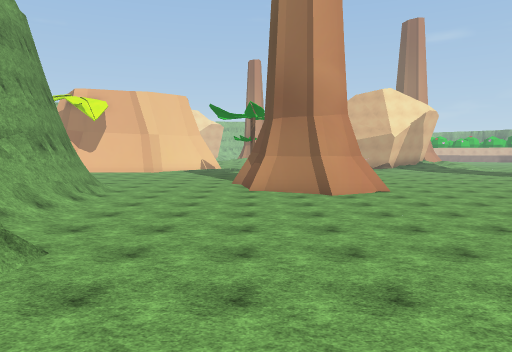
[1] (above)

23 first-person views from a walk through a Unity game level. The camera is 1.3 m above the floor, tilts 4° down and sees 70° across. The floor is counted in squares, 2 m on a side. Each view is taken from the middle of a square. On the plan, view 1 faces up. The plan holds only what a view shows up to about 11 squares ahead; the rest is blank. The place goes on beyond the plan. The player character is not drawn. Some surface patterns are stand-ins.

[2]
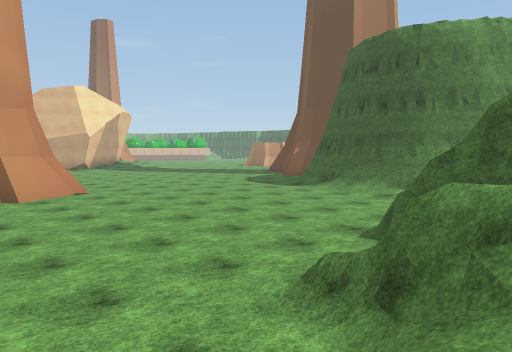

[3]
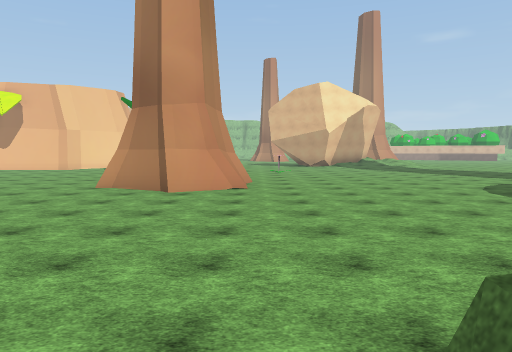

[4]
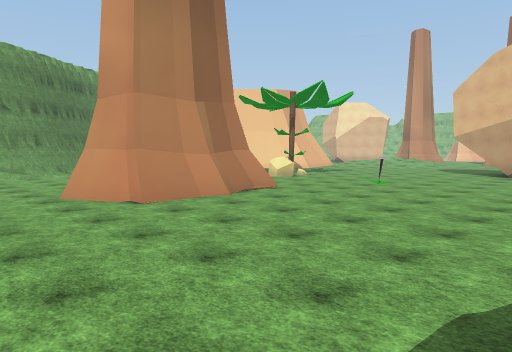

[5]
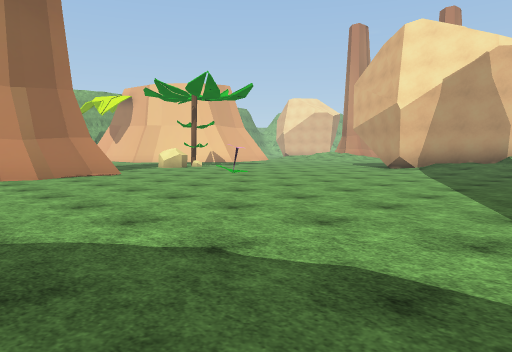

[6]
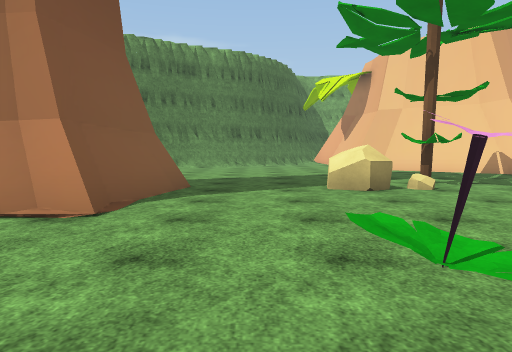

[7]
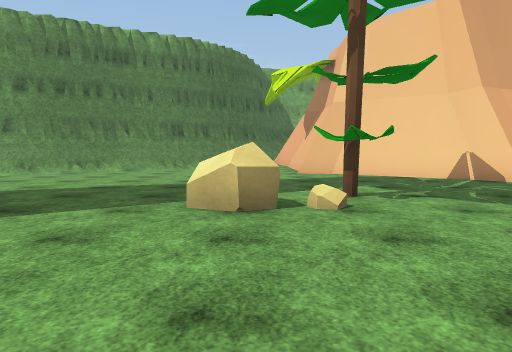

[8]
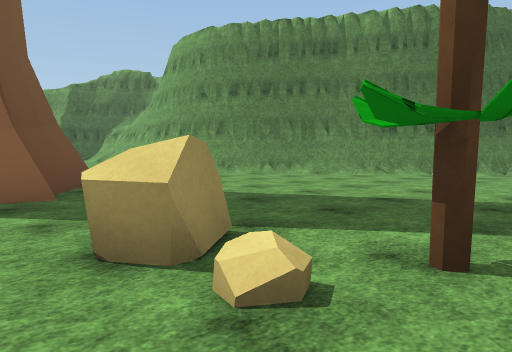

[9]
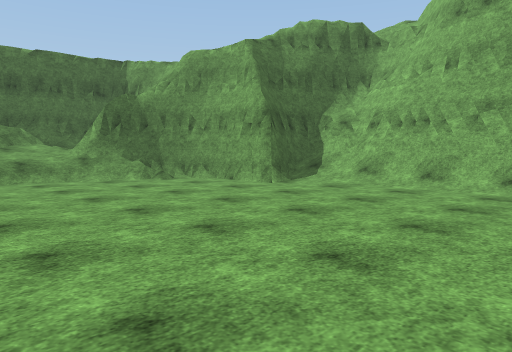

[10]
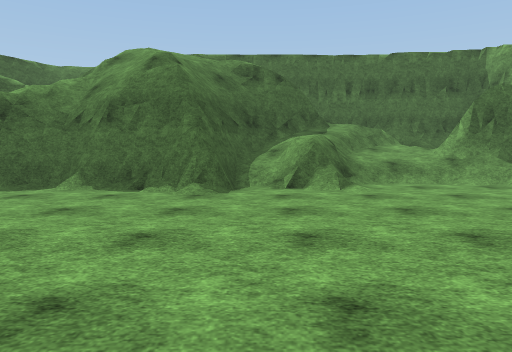

[11]
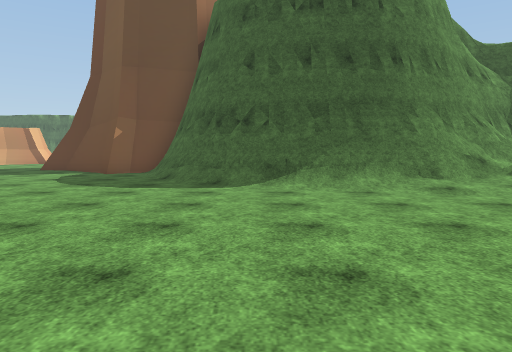

[12]
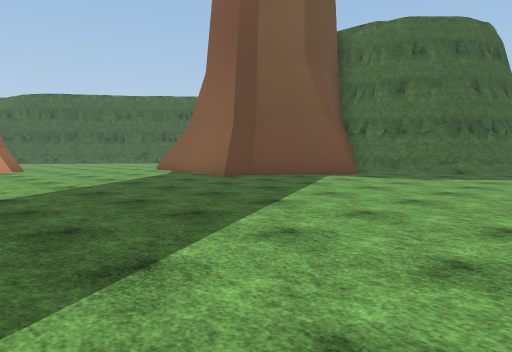

[13]
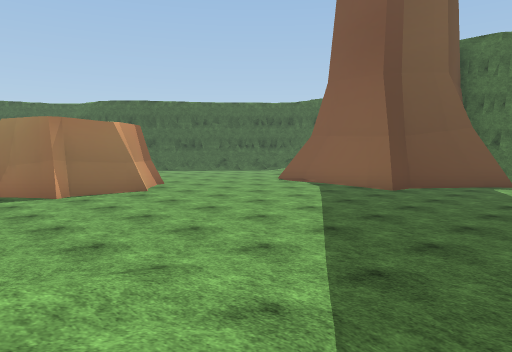

[14]
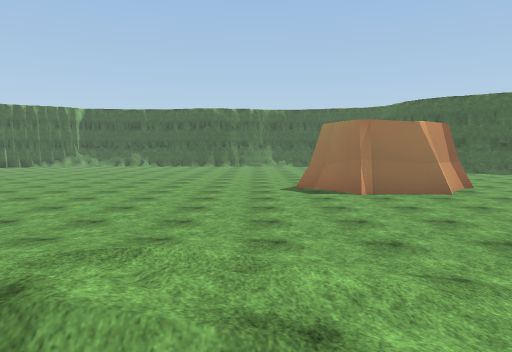

[15]
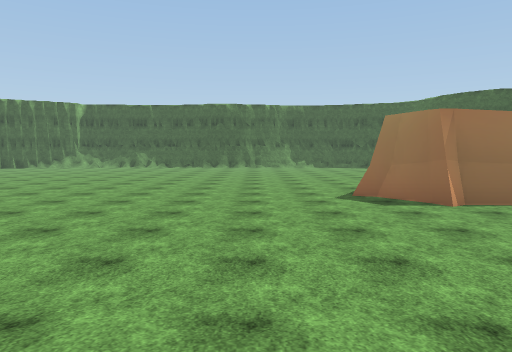

[16]
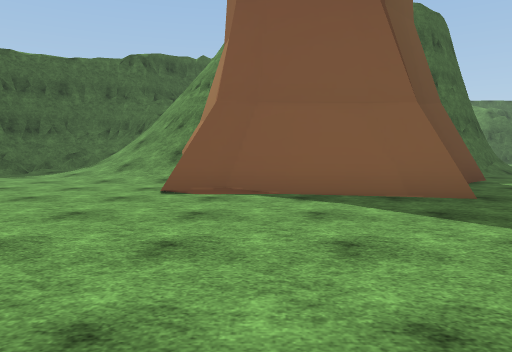

[17]
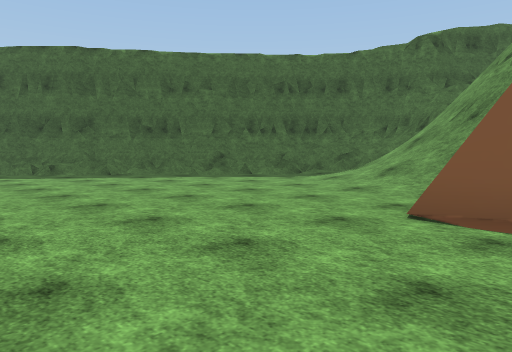

[18]
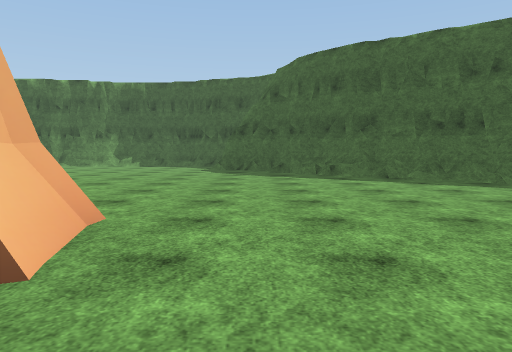

[19]
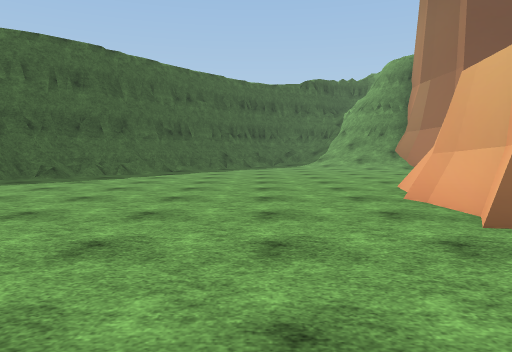

[20]
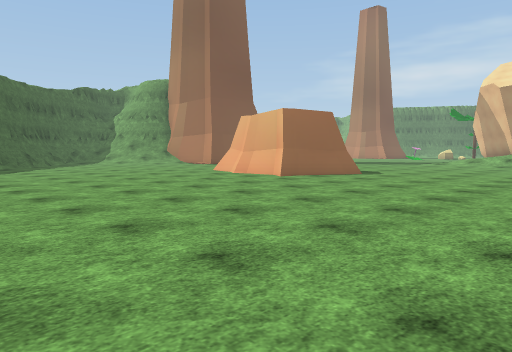

[21]
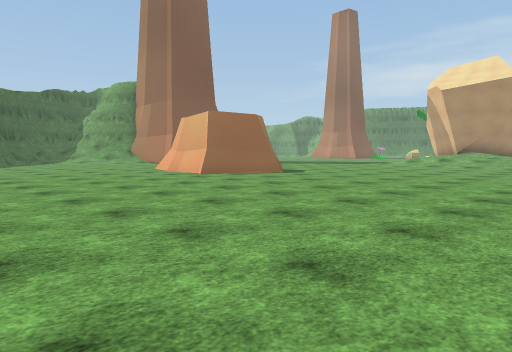

[22]
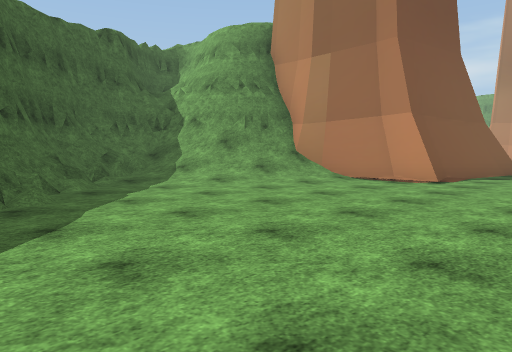

[23]
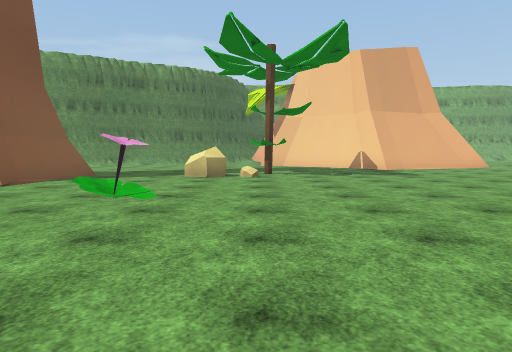

### Floor plan
Key: @ floor where view 1 was taken; # wall or solid block; . floor; / step, stairs or slope; = window, fence, low wall or low ledge; ^ raised ledge; O other object.
Columns run from 8 left of view 1 to 30 right of it. Each row starts with its distance up from view 1.
 30                              ....
 29                            ...... ....
 28                           ............
 27                         ...............
 26        ..              ................
 25        ....          //................
 24        .....        ///................
 23     ##........     ////...............
 22    ##..........  //////...............
 21   ##.............////.......###........
 20   #.........................###........
 19   ......#...................###........
 18 .........^..................###........
 17 .............O.........................
 16 /......................................
 15 #/.................................../#
 14 ##.......OOO......................../##
 13  #/.....OO O...........#####......../##
 12  ##/....   O..........##   #......./##
 11   ##....OOOO..........#    #///.../##
 10    #/....OOO..........#    #////./##
  9    #/............../###    ##////##
  8    #/............./##      ###//##
  7    #/............./#        ##=##
  6   ##/............/##         ###
  5  ###//.........../#
  4  #==//.........../#
  3  #####.........../#
  2      #=....#.###/ =
  1      ##//////####
  0       ##@////#
 -1        #////##
 -2        = /###
 -3        ####

Where each view was taken, in squares from view 1:
view 1: 0 up, 0 right, facing up
view 2: 0 up, 0 right, facing up-right
view 3: 1 up, 4 right, facing up
view 4: 7 up, 10 right, facing up-left
view 5: 10 up, 13 right, facing up-left
view 6: 16 up, 7 right, facing left
view 7: 18 up, 5 right, facing left
view 8: 20 up, 2 right, facing down-left
view 9: 9 up, 3 right, facing down-left
view 10: 8 up, 4 right, facing down
view 11: 7 up, 3 right, facing right
view 12: 20 up, 8 right, facing down-right
view 13: 23 up, 11 right, facing down-right
view 14: 23 up, 11 right, facing right
view 15: 24 up, 13 right, facing right
view 16: 19 up, 18 right, facing down
view 17: 17 up, 18 right, facing down-right
view 18: 16 up, 19 right, facing right
view 19: 24 up, 25 right, facing down
view 20: 27 up, 30 right, facing down-left
view 21: 29 up, 29 right, facing down-left
view 22: 16 up, 27 right, facing down-left
view 23: 19 up, 10 right, facing left
